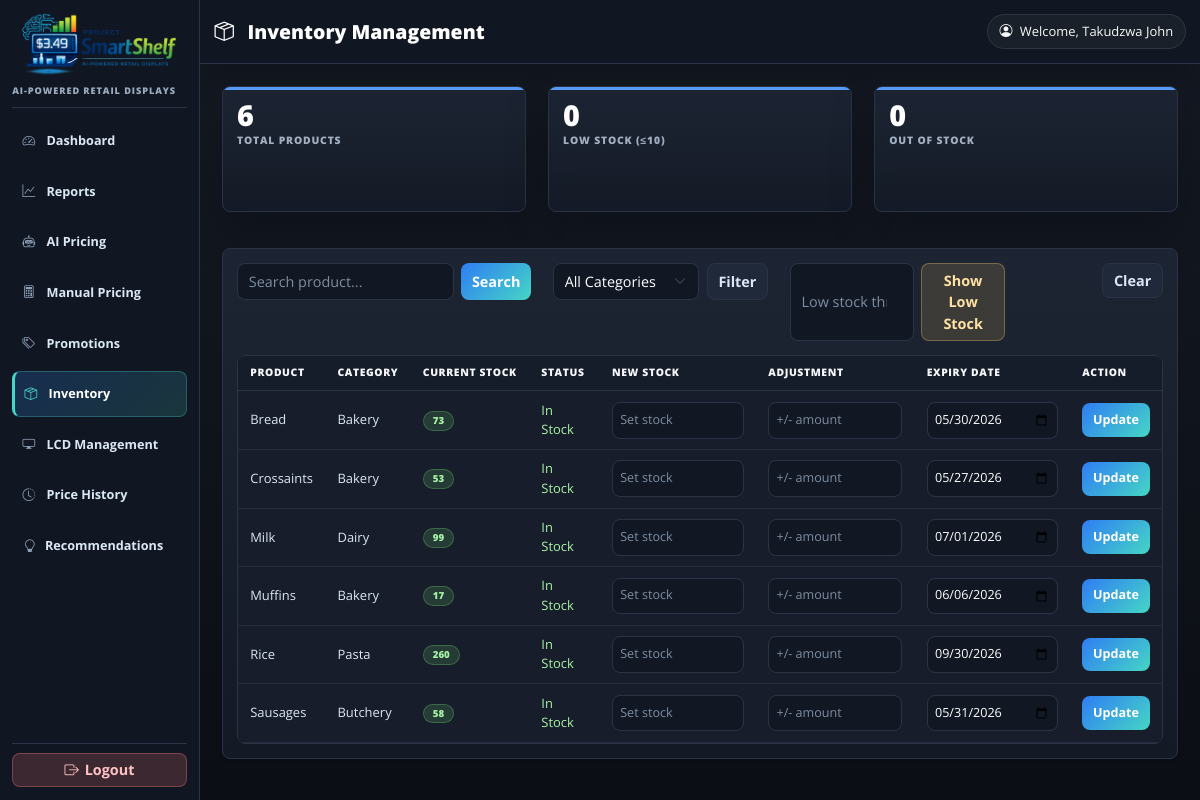
/ProjectSmartShelf/inventory-management/ (signed in), run on an earlier commit of the app's database.
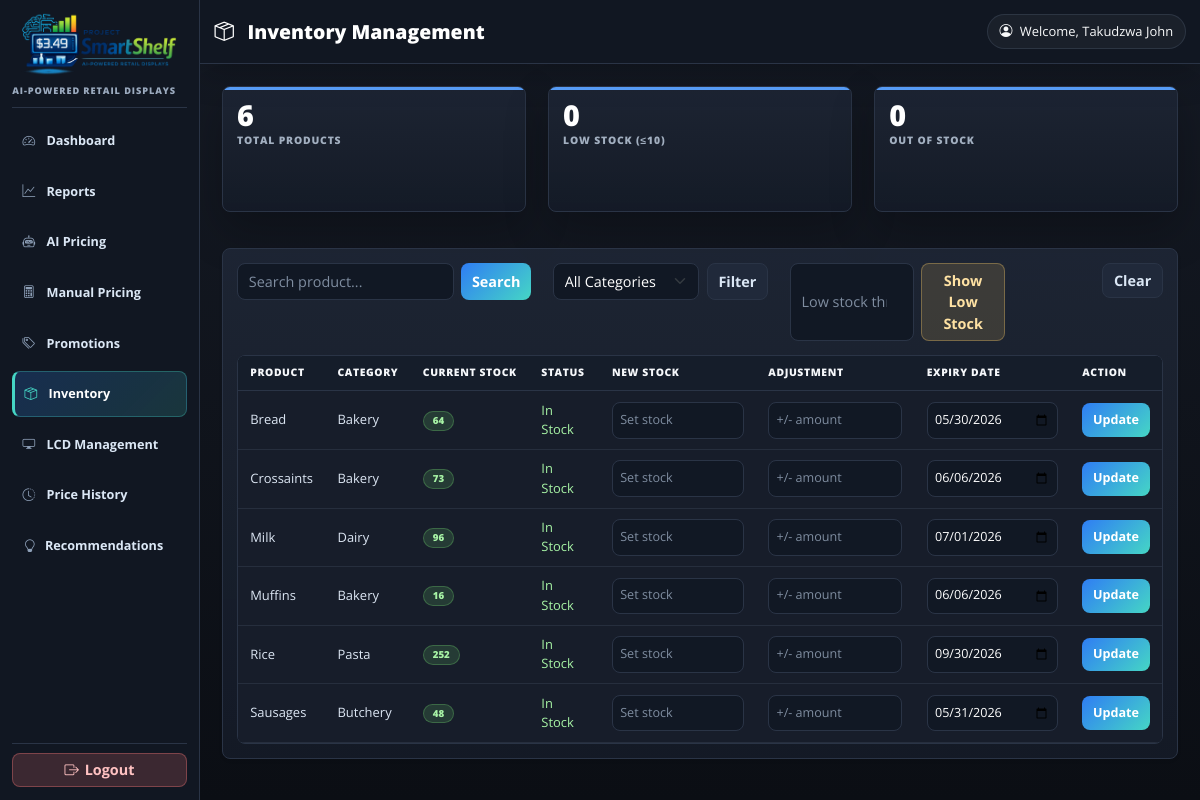
And on a later commit of the database.
### checkout/models.py (models this page shows, shortened)
class Product(models.Model):
    name = models.CharField(max_length=200)
    category = models.CharField(max_length=100)
    price = models.DecimalField(max_digits=10, decimal_places=2)
    expiry_date=models.DateField(null=True, blank=True)
    inventory_level = models.IntegerField(default=0, help_text='Current stock count')
    lcd_id = models.IntegerField(default=1, help_text="1, 2, or 3 for the shelf display")
    class Meta:
        ordering = ['name']

### ProjectSmartShelf/views.py (the view, shortened to what this page needs)
# urls.py: path("inventory-management/", views.inventory_management_view, name="inventory_management"),
@staff_member_required(login_url='staff_login')
def inventory_management_view(request):
    products = Product.objects.all().order_by('name')
    search_query = request.GET.get('search', '')
    category_filter = request.GET.get('category', '')
    low_stock_filter = request.GET.get('low_stock', '')
    if search_query:
        products = products.filter(name__icontains=search_query)
    if category_filter:
        products = products.filter(category=category_filter)
    if low_stock_filter:
        try:
            threshold = int(low_stock_filter)
            products = products.filter(inventory_level__lte=threshold)
        except ValueError:
            pass  # Ignore invalid threshold
    categories = Product.objects.values_list('category', flat=True).distinct().order_by('category')
    total_products = Product.objects.count()
    low_stock_products = Product.objects.filter(inventory_level__lte=10).count()
    out_of_stock_products = Product.objects.filter(inventory_level=0).count()
    context = {
        'products': products,
        'search_query': search_query,
        'category_filter': category_filter,
        'low_stock_filter': low_stock_filter,
        'categories': categories,
        'total_products': total_products,
        'low_stock_products': low_stock_products,
        'out_of_stock_products': out_of_stock_products,
    }
    return render(request, 'inventory_management.html', context)

### ProjectSmartShelf/context_processors.py (called while the page is built)
def simulated_date(request):
    active_date = getattr(request, 'simulated_date', None)
    context = {
        'simulated_date': active_date,
        'recommendations_count': 0,
    }
    cached_count = getattr(request, '_recommendations_count', None)
    if cached_count is not None:
        context['recommendations_count'] = cached_count
        return context
    user = getattr(request, 'user', None)
    if not (user and user.is_authenticated and user.is_staff):
        return context
    try:
        from .recommendations import recommendation_count
        context['recommendations_count'] = recommendation_count(active_date or timezone.localdate())
    except Exception:
        context['recommendations_count'] = 0
    return context

### ProjectSmartShelf/ml_models/utils.py (called while the page is built, shortened)
def predict_prices_batch(base_date=None):
    model = ProjectsmartshelfConfig.model
    if not model:
        return []

### ProjectSmartShelf/recommendations.py (called while the page is built, shortened)
def build_recommendations(base_date):
    raw_results = predict_prices_batch(base_date=base_date)
    recommendations = []
    urgency_order = {'high': 0, 'medium': 1, 'low': 2}
    recommendations.sort(key=lambda x: urgency_order.get(x['urgency'], 3))
    return recommendations

### ProjectSmartShelf/templates/inventory_management.html (shortened to what the changed rows need)
{% extends "base.html" %}
{% load static %}
{% block page_title %}<i class="bi bi-box-seam me-2"></i>Inventory Management{% endblock %}
{% block content %}
<div class="card shadow-sm">
    <div class="card-body">
        <div class="table-responsive">
            <table class="table table-hover align-middle">
                <thead>
                    <tr>
                        <th>Product</th>
                        <th>Category</th>
                        <th>Current Stock</th>
                        <th>Status</th>
                        <th>New Stock</th>
                        <th>Adjustment</th>
                        <th>Expiry Date</th>
                        <th>Action</th>
                    </tr>
                </thead>
                <tbody>
                    {% for product in products %}
                    <tr class="{% if product.inventory_level == 0 %}out-of-stock{% elif product.inventory_level <= 10 %}low-stock{% endif %}">
                        <td>{{ product.name }}</td>
                        <td>{{ product.category }}</td>
                        <td>
                            <span class="badge {% if product.inventory_level == 0 %}bg-danger{% elif product.inventory_level <= 10 %}bg-warning{% else %}bg-success{% endif %}">
                                {{ product.inventory_level }}
                            </span>
                        </td>
                        <td>
                            {% if product.inventory_level == 0 %}
                                <span class="text-danger">Out of Stock</span>
                            {% elif product.inventory_level <= 10 %}
                                <span class="text-warning">Low Stock</span>
                            {% else %}
                                <span class="text-success">In Stock</span>
                            {% endif %}
                        </td>
                        <form method="post">
                            <td><input type="number" min="0" name="new_inventory" class="form-control form-control-sm" placeholder="Set stock"></td>
                            <td><input type="number" name="adjustment" class="form-control form-control-sm" placeholder="+/- amount"></td>
                            <td><input type="date" name="expiry_date" class="form-control form-control-sm" value="{% if product.expiry_date %}{{ product.expiry_date|date:'Y-m-d' }}{% endif %}"></td>
                            <td><button type="submit" class="btn btn-primary btn-sm">Update</button></td>
                        </form>
                    </tr>
                    {% endfor %}
                </tbody>
            </table>
        </div>
    </div>
</div>
{% endblock %}

What changed in the data, as far as the page shows it:
changed Product "Bread": inventory_level "73" → "64"
changed Product "Crossaints": inventory_level "53" → "73"; expiry_date "05/27/2026" → "06/06/2026"
changed Product "Milk": inventory_level "99" → "96"
changed Product "Muffins": inventory_level "17" → "16"
changed Product "Rice": inventory_level "260" → "252"
changed Product "Sausages": inventory_level "58" → "48"
